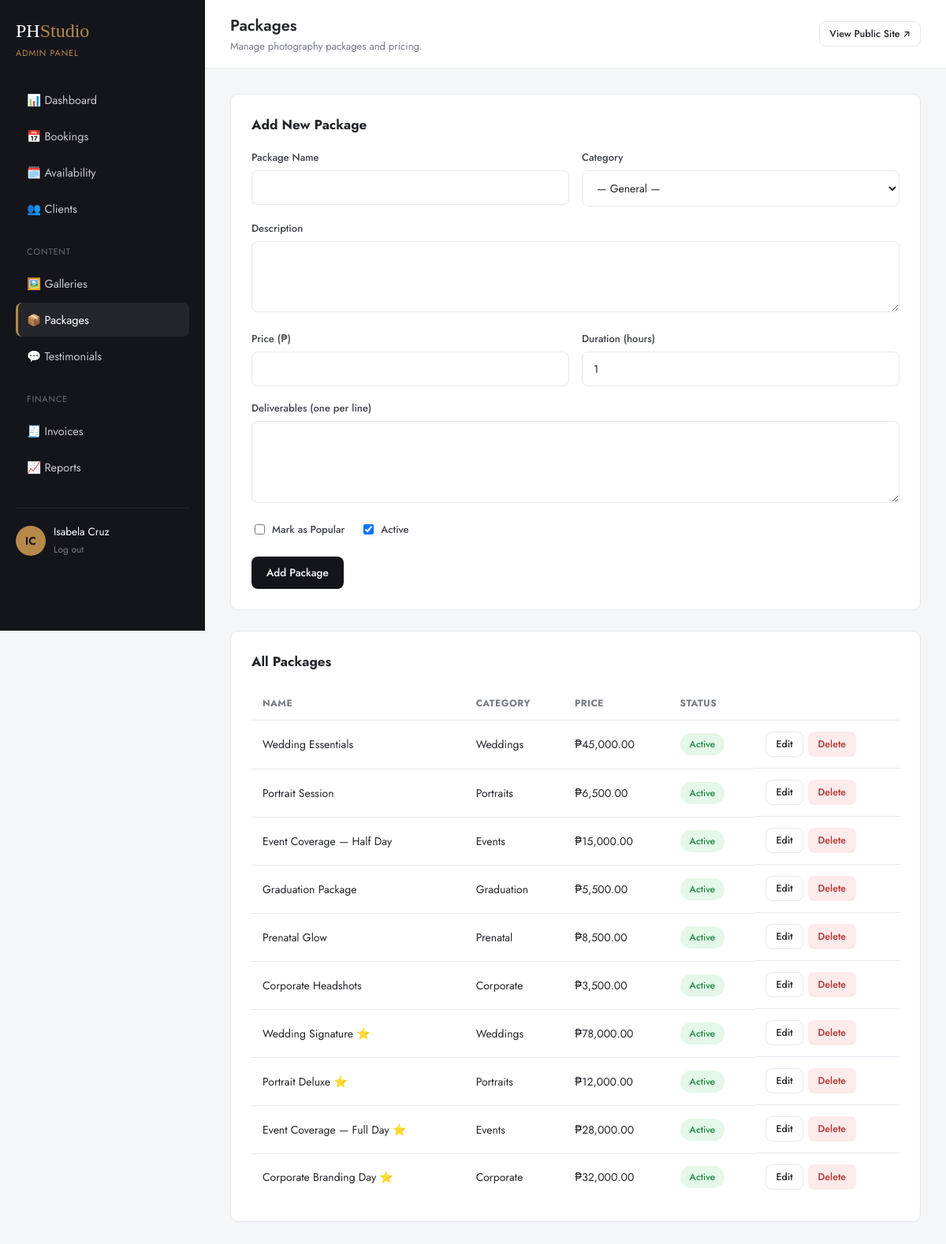
Page /backend/admin/packages.php (signed in) on the committed database.
### tables this page shows
CREATE TABLE packages (
    id              INT UNSIGNED AUTO_INCREMENT PRIMARY KEY,
    category_id     INT UNSIGNED DEFAULT NULL,
    name            VARCHAR(120) NOT NULL,
    slug            VARCHAR(120) NOT NULL UNIQUE,
    description     TEXT,
    price           DECIMAL(10,2) NOT NULL,
    duration_hours  DECIMAL(4,1) DEFAULT NULL,
    deliverables    TEXT COMMENT 'JSON array of bullet points',
    is_popular      TINYINT(1) NOT NULL DEFAULT 0,
    is_active       TINYINT(1) NOT NULL DEFAULT 1,
    sort_order      INT UNSIGNED DEFAULT 0,
    created_at      DATETIME NOT NULL DEFAULT CURRENT_TIMESTAMP,
    FOREIGN KEY (category_id) REFERENCES categories(id) ON DELETE SET NULL
);

CREATE TABLE categories (
    id              INT UNSIGNED AUTO_INCREMENT PRIMARY KEY,
    name            VARCHAR(80) NOT NULL,
    slug            VARCHAR(80) NOT NULL UNIQUE,
    description     VARCHAR(255) DEFAULT NULL,
    cover_image     VARCHAR(255) DEFAULT NULL,
    sort_order      INT UNSIGNED DEFAULT 0
);

### backend/includes/functions.php (called while the page is built, shortened)
<?php
require_once __DIR__ . '/../config/db.php';
function e(?string $value): string
{
    return htmlspecialchars($value ?? '', ENT_QUOTES, 'UTF-8');
}
function money(float $amount): string
{
    return '₱' . number_format($amount, 2);
}

### backend/config/db.php (called while the page is built, shortened)
<?php
function db(): PDO
{
    static $pdo = null;
    if ($pdo instanceof PDO) {
        return $pdo;
    }
    $dsn = sprintf(
        'mysql:host=%s;port=%s;dbname=%s;charset=utf8mb4',
        DB_HOST,
        DB_PORT,
        DB_NAME
    );
    try {
        $pdo = new PDO($dsn, DB_USER, DB_PASS, [
            PDO::ATTR_ERRMODE            => PDO::ERRMODE_EXCEPTION,
            PDO::ATTR_DEFAULT_FETCH_MODE => PDO::FETCH_ASSOC,
            PDO::ATTR_EMULATE_PREPARES   => false,
        ]);
    } catch (PDOException $e) {
        if (APP_DEBUG) {
            die('Database connection failed: ' . $e->getMessage());
        }
        die('We are experiencing a temporary issue. Please try again shortly.');
    }
    return $pdo;
}

### backend/admin/packages.php (the view, shortened to what this page needs)
<?php
require_once __DIR__ . '/../includes/functions.php';
$editingPackage = null;
$packages   = db()->query('SELECT pk.*, c.name AS category_name FROM packages pk LEFT JOIN categories c ON c.id = pk.category_id ORDER BY pk.sort_order')->fetchAll();
require __DIR__ . '/../includes/dash_header.php';
?>
<div class="panel">
  <div class="panel-head"><h3><?= $editingPackage ? 'Edit Package' : 'Add New Package' ?></h3></div>
  <form method="post">
    <div class="d-form-row">
      <div class="d-form-group">
        <label>Package Name</label>
        <input class="d-form-control" type="text" name="name" required value="<?= e($editingPackage['name'] ?? '') ?>">
      </div>
      <div class="d-form-group">
        <label>Category</label>
        <select class="d-form-control" name="category_id">
          <option value="">— General —</option>
        </select>
      </div>
    </div>
    <div class="d-form-group">
      <label>Description</label>
      <textarea class="d-form-control" name="description" rows="2"><?= e($editingPackage['description'] ?? '') ?></textarea>
    </div>
    <div class="d-form-row">
      <div class="d-form-group">
        <label>Price (₱)</label>
        <input class="d-form-control" type="number" step="0.01" name="price" required value="<?= e((string) ($editingPackage['price'] ?? '')) ?>">
      </div>
      <div class="d-form-group">
        <label>Duration (hours)</label>
        <input class="d-form-control" type="number" step="0.5" name="duration_hours" value="<?= e((string) ($editingPackage['duration_hours'] ?? '1')) ?>">
      </div>
    </div>
    <div class="d-form-group">
      <label>Deliverables (one per line)</label>
      <textarea class="d-form-control" name="deliverables" rows="4"><?= e(implode("\n", json_decode($editingPackage['deliverables'] ?? '[]', true) ?: [])) ?></textarea>
    </div>
    <div class="d-form-group" style="display:flex;gap:20px;">
      <label style="display:flex;align-items:center;gap:6px;"><input type="checkbox" name="is_popular" <?= !empty($editingPackage['is_popular']) ? 'checked' : '' ?>> Mark as Popular</label>
      <label style="display:flex;align-items:center;gap:6px;"><input type="checkbox" name="is_active" <?= ($editingPackage === null || !empty($editingPackage['is_active'])) ? 'checked' : '' ?>> Active</label>
    </div>
    <button type="submit" class="d-btn d-btn-primary"><?= $editingPackage ? 'Update Package' : 'Add Package' ?></button>
  </form>
</div>
<div class="panel">
  <div class="panel-head"><h3>All Packages</h3></div>
  <div class="table-wrap">
    <table class="d-table">
      <thead><tr><th>Name</th><th>Category</th><th>Price</th><th>Status</th><th></th></tr></thead>
      <tbody>
        <?php foreach ($packages as $pkg): ?>
        <tr>
          <td><?= e($pkg['name']) ?><?= $pkg['is_popular'] ? ' ⭐' : '' ?></td>
          <td><?= e($pkg['category_name'] ?? 'General') ?></td>
          <td><?= money($pkg['price']) ?></td>
          <td><span class="badge <?= $pkg['is_active'] ? 'badge-completed' : 'badge-cancelled' ?>"><?= $pkg['is_active'] ? 'Active' : 'Inactive' ?></span></td>
          <td style="display:flex;gap:6px;">
            <a href="?edit=<?= $pkg['id'] ?>" class="d-btn d-btn-outline d-btn-sm">Edit</a>
            <form method="post" onsubmit="return confirm('Delete this package?');">
              <button type="submit" class="d-btn d-btn-danger d-btn-sm">Delete</button>
            </form>
          </td>
        </tr>
        <?php endforeach; ?>
      </tbody>
    </table>
  </div>
</div>
<?php require __DIR__ . '/../includes/dash_footer.php'; ?>

### backend/assets/css/dashboard.css (style rules this page uses)
:root { --d-black: #14151a; --d-charcoal: #1f2128; --d-gold: #b6884a; --d-bg: #f5f6f8; --d-card: #ffffff; --d-border: #e6e8ec; --d-text: #23252b; --d-muted: #767a85; --d-radius: 10px; --d-font: 'Jost', -apple-system, BlinkMacSystemFont, sans-serif; }
* { box-sizing: border-box; }
body.dashboard { margin: 0; font-family: var(--d-font); background: var(--d-bg); color: var(--d-text); display: flex; min-height: 100vh; }
a { text-decoration: none; color: inherit; }
.panel { background: var(--d-card); border: 1px solid var(--d-border); border-radius: var(--d-radius); padding: 26px; margin-bottom: 26px; }
.panel-head { display: flex; align-items: center; justify-content: space-between; margin-bottom: 20px; flex-wrap: wrap; gap: 12px; }
.panel-head h3 { font-size: 17px; margin: 0; }
.table-wrap { overflow-x: auto; }
table.d-table { width: 100%; border-collapse: collapse; font-size: 14px; }
table.d-table th { text-align: left; padding: 12px 14px; font-size: 12px; text-transform: uppercase; letter-spacing: 0.04em; color: var(--d-muted); border-bottom: 1px solid var(--d-border); }
table.d-table td { padding: 14px; border-bottom: 1px solid var(--d-border); vertical-align: middle; }
table.d-table tr:last-child td { border-bottom: none; }
.badge { display: inline-block; padding: 5px 12px; border-radius: 999px; font-size: 12px; font-weight: 500; text-transform: capitalize; white-space: nowrap; }
.badge-completed { background: #e4f7e9; color: #1f8a44; }
.d-btn { display: inline-flex; align-items: center; gap: 8px; justify-content:center; padding: 10px 18px; border-radius: 8px; font-size: 13.5px; font-weight: 500; cursor: pointer; border: 1px solid transparent; transition: all 0.2s ease; font-family: var(--d-font); }
.d-btn-primary { background: var(--d-black); color: #fff; }
.d-btn-outline { background: #fff; border-color: var(--d-border); color: var(--d-text); }
.d-btn-danger { background: #fdeaea; color: #b23434; }
.d-btn-sm { padding: 6px 12px; font-size: 12.5px; }
.d-form-group { margin-bottom: 18px; }
.d-form-group label { display: block; font-size: 13px; font-weight: 500; margin-bottom: 7px; color: #40434c; }
.d-form-control { width: 100%; padding: 11px 14px; border: 1px solid var(--d-border); border-radius: 8px; font-size: 14px; font-family: var(--d-font); background: #fff; color: var(--d-text); }
.d-form-row { display: grid; grid-template-columns: 1fr 1fr; gap: 16px; }
textarea.d-form-control { resize: vertical; min-height: 90px; }

### rows in the picture
packages: name "Wedding Essentials", category.name "Weddings", price "₱45,000.00", is_active "Active"
packages: name "Portrait Session", category.name "Portraits", price "₱6,500.00", is_active "Active"
packages: name "Event Coverage — Half Day", category.name "Events", price "₱15,000.00", is_active "Active"
packages: name "Graduation Package", category.name "Graduation", price "₱5,500.00", is_active "Active"
packages: name "Prenatal Glow", category.name "Prenatal", price "₱8,500.00", is_active "Active"
packages: name "Corporate Headshots", category.name "Corporate", price "₱3,500.00", is_active "Active"
packages: name "Wedding Signature", category.name "Weddings", price "₱78,000.00", is_active "Active"
packages: name "Portrait Deluxe", category.name "Portraits", price "₱12,000.00", is_active "Active"
packages: name "Event Coverage — Full Day", category.name "Events", price "₱28,000.00", is_active "Active"
packages: name "Corporate Branding Day", category.name "Corporate", price "₱32,000.00", is_active "Active"

### other values in the picture
$user['role'] "ADMIN"
$initials ?: 'U' "IC"
$user['full_name'] "Isabela Cruz"
$dashTitle "Packages"
$dashSubtitle "Manage photography packages and pricing."
